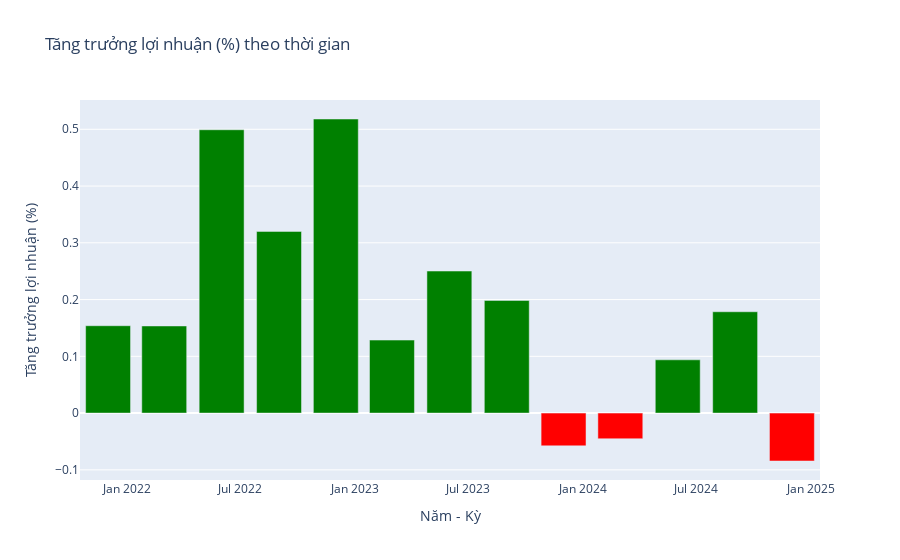

Notebook code cell kept with this figure:
### Markdown cell above
Theo biểu đồ tăng trưởng doanh thu, ta thấy:
  - Từ đầu năm 2022 - quý 3 năm 2023, tăng trưởng doanh thu dương. Trong đó, quý 1 năm 2023 tăng trưởng doanh thu đạt đỉnh.
  - Trong năm 2022, tăng trưởng doanh thu có xu hướng tăng.
  - Từ năm 2023, tăng trưởng doanh thu có xu hướng giảm. Trong đó từ cuối năm 2023 tăng trưởng doanh thu bắt đầu âm và đạt đáy vào quý 2 năm 2024.

### Code cell
fig = go.Figure()

fig.add_trace(go.Bar(
    x=vcb_kqkd["Năm"].astype(str) + "-" + vcb_kqkd["Tháng"].astype(str),
    y=vcb_kqkd["Tăng trưởng lợi nhuận (%)"],
    marker_color=["green" if val > 0 else "red" for val in vcb_kqkd["Tăng trưởng lợi nhuận (%)"]]
))

fig.update_layout(
    title="Tăng trưởng lợi nhuận (%) theo thời gian",
    xaxis_title="Năm - Kỳ",
    yaxis_title="Tăng trưởng lợi nhuận (%)"
)

fig.show()

### Figure 1 — Plotly figure (JSON) as saved in the notebook; plotly's stock layout.template omitted (floating-point values rounded to 4 significant figures)
{"data": [{"marker": {"color": ["red", "green", "green", "red", "red", "green", "green", "green", "green", "green", "green", "green", "green"]}, "type": "bar", "x": ["2024-12", "2024-9", "2024-6", "2024-3", "2023-12", "2023-9", "2023-6", "2023-3", "2022-12", "2022-9", "2022-6", "2022-3", "2021-12"], "y": [-0.08441, 0.1785, 0.09384, -0.04523, -0.05774, 0.1985, 0.2503, 0.1286, 0.5181, 0.3201, 0.4992, 0.1535, 0.1539]}], "layout": {"title": {"text": "Tăng trưởng lợi nhuận (%) theo thời gian"}, "xaxis": {"title": {"text": "Năm - Kỳ"}}, "yaxis": {"title": {"text": "Tăng trưởng lợi nhuận (%)"}}}}
